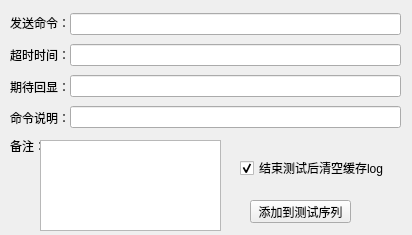
<?xml version="1.0" encoding="UTF-8"?>
<ui version="4.0">
 <class>addsendcommandandwaitingtecho</class>
 <widget class="QWidget" name="addsendcommandandwaitingtecho">
  <property name="geometry">
   <rect>
    <x>0</x>
    <y>0</y>
    <width>412</width>
    <height>235</height>
   </rect>
  </property>
  <property name="windowTitle">
   <string>发送命令并等待回显</string>
  </property>
  <widget class="QPushButton" name="pushButton_addTestCommand">
   <property name="geometry">
    <rect>
     <x>250</x>
     <y>200</y>
     <width>101</width>
     <height>23</height>
    </rect>
   </property>
   <property name="text">
    <string>添加到测试序列</string>
   </property>
  </widget>
  <widget class="QCheckBox" name="checkBox_clearbufferlog">
   <property name="geometry">
    <rect>
     <x>240</x>
     <y>160</y>
     <width>151</width>
     <height>16</height>
    </rect>
   </property>
   <property name="toolTip">
    <string>为该项测试单独缓存的log，用于匹配回显。测试结束无需再匹配本次log时建议清空</string>
   </property>
   <property name="text">
    <string>结束测试后清空缓存log</string>
   </property>
   <property name="checked">
    <bool>true</bool>
   </property>
  </widget>
  <widget class="QLabel" name="label_5">
   <property name="geometry">
    <rect>
     <x>10</x>
     <y>140</y>
     <width>54</width>
     <height>12</height>
    </rect>
   </property>
   <property name="text">
    <string>备注：</string>
   </property>
  </widget>
  <widget class="QPlainTextEdit" name="plainTextEdit_comment">
   <property name="geometry">
    <rect>
     <x>40</x>
     <y>140</y>
     <width>181</width>
     <height>91</height>
    </rect>
   </property>
  </widget>
  <widget class="QWidget" name="">
   <property name="geometry">
    <rect>
     <x>10</x>
     <y>10</y>
     <width>61</width>
     <height>121</height>
    </rect>
   </property>
   <layout class="QVBoxLayout" name="verticalLayout">
    <item>
     <widget class="QLabel" name="label">
      <property name="text">
       <string>发送命令：</string>
      </property>
     </widget>
    </item>
    <item>
     <widget class="QLabel" name="label_2">
      <property name="text">
       <string>超时时间：</string>
      </property>
     </widget>
    </item>
    <item>
     <widget class="QLabel" name="label_3">
      <property name="toolTip">
       <string>支持正则</string>
      </property>
      <property name="text">
       <string>期待回显：</string>
      </property>
     </widget>
    </item>
    <item>
     <widget class="QLabel" name="label_4">
      <property name="text">
       <string>命令说明：</string>
      </property>
     </widget>
    </item>
   </layout>
  </widget>
  <widget class="QWidget" name="">
   <property name="geometry">
    <rect>
     <x>70</x>
     <y>10</y>
     <width>331</width>
     <height>121</height>
    </rect>
   </property>
   <layout class="QVBoxLayout" name="verticalLayout_2">
    <item>
     <widget class="QLineEdit" name="lineEditSendCommand">
      <property name="toolTip">
       <string>发送给对端的命令，如果需要发送回车换行，请加上\r\n等回车换行字符</string>
      </property>
     </widget>
    </item>
    <item>
     <widget class="QLineEdit" name="lineEdit_delaytime">
      <property name="toolTip">
       <string>发送命令后等待对端回显的时间</string>
      </property>
     </widget>
    </item>
    <item>
     <widget class="QLineEdit" name="lineEdit_checkechostring">
      <property name="toolTip">
       <string>在此输入发送命令后期望对端返回的特定字符。支持正则表达式匹配字符</string>
      </property>
      <property name="whatsThis">
       <string/>
      </property>
     </widget>
    </item>
    <item>
     <widget class="QLineEdit" name="lineEdit_Instructions"/>
    </item>
   </layout>
  </widget>
 </widget>
 <resources/>
 <connections/>
</ui>
